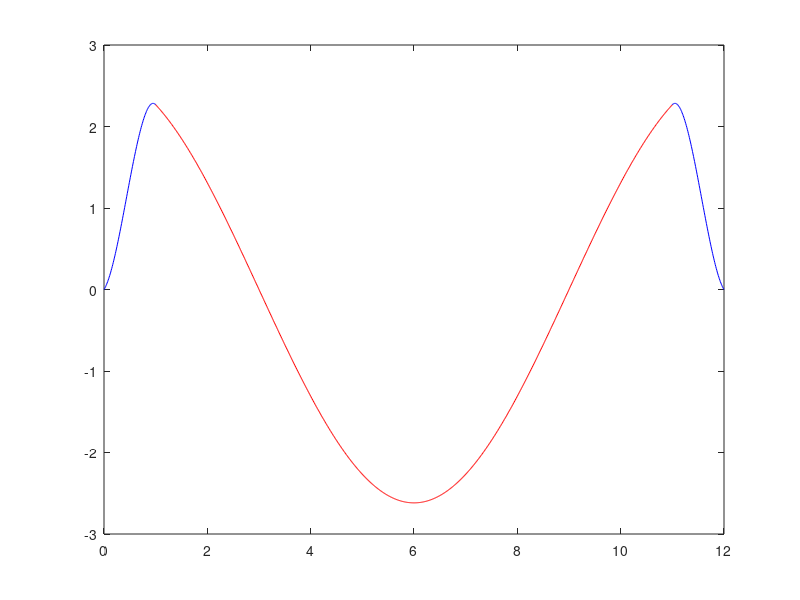
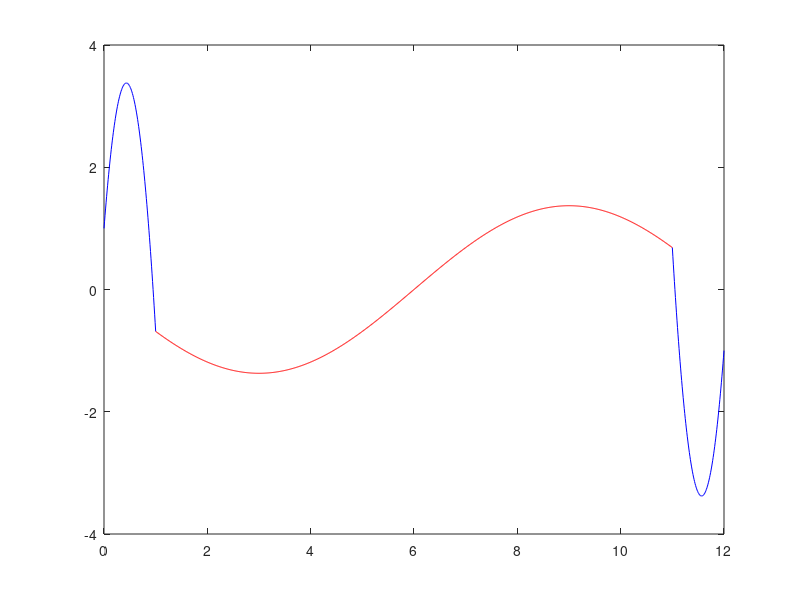

MATLAB code for these plots, in order:
tmax = 12;
num_circles = 1;
omega = 2 * pi * num_circles / (tmax);
amp = 5;
X = [];
Y = [];
X_der = [];
Y_der = [];
for t = 0 : 0.01: tmax
    x_curr = amp * cos(omega * t);
    y_curr_2 = amp * sin(omega * t);
    x_curr_der = - amp * omega * sin(omega * t);
    y_curr_der = amp * omega * cos(omega * t);
    X = [X;x_curr];
    Y = [Y;y_curr_2];
    X_der = [X_der;x_curr_der];
    Y_der = [Y_der;y_curr_der];
end

f = @(t) amp * omega * cos(omega * t);
fdash = @(t) -amp * omega^2 * sin(omega * t);

buffer = 1;
t_init = buffer;
t_last = tmax - buffer;

A1 = [0,0,0,1;...
     (t_init)^3, (t_init)^2, (t_init), 1;...
     0,0,1,0;...
     3 * (t_init)^2, 2 * (t_init), 1, 0];
 
A4 = [(t_last)^3, (t_last)^2, (t_last), 1;...
    (tmax)^3, (tmax)^2, (tmax), 1;...
    3 * (t_last)^2, 2 * (t_last), 1, 0;...
    3 * (tmax)^2, 2 * (tmax), 1, 0;];

b_start = [0;amp * omega * cos(omega * t_init);1;-amp * omega^2 * sin(omega * t_init)];
b_end = [amp * omega * cos(omega * t_last);0;-amp * omega^2 * sin(omega * t_last);-1];

C_start = A1 \ b_start;
C_end = A4 \ b_end;

t_1 = 0:0.01:t_init;
t_2 = t_last:0.01:tmax;
t_3 = t_init:0.01:t_last;
figure 
plot(t_1, polyval(C_start', t_1), 'b')
hold on
plot(t_3,f(t_3) , 'r')
plot(t_2, polyval(C_end',t_2),'b');

figure
plot(t_1, polyval(polyder(C_start'), t_1), 'b')
hold on
plot(t_3,fdash(t_3) , 'r')
plot(t_2, polyval(polyder(C_end'), t_2), 'b')